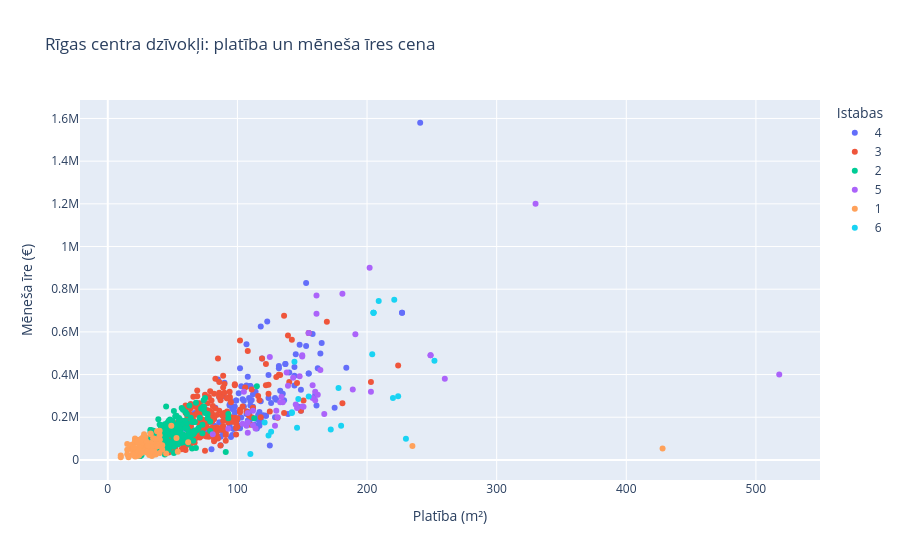

This figure's notebook cell:
### Markdown cell above
## 14. Bonuss — Plotly

Matplotlib paliek lekcijas galvenā bibliotēka. Plotly īsi demonstrē interaktīvu scatter plot ar hover informāciju, zoom un krāsu pēc istabu skaita.

### Code cell
import plotly.express as px
plot_df = df.dropna(subset=["area_m2","price_eur","rooms"]).copy()
plot_df["rooms_label"] = plot_df["rooms"].astype("string")
fig = px.scatter(
    plot_df, x="area_m2", y="price_eur", color="rooms_label",
    hover_data=["street","building_series","price_per_m2"],
    labels={"area_m2":"Platība (m²)","price_eur":"Mēneša īre (€)",
            "rooms_label":"Istabas"},
    title="Rīgas centra dzīvokļi: platība un mēneša īres cena")
fig.show()

### Figure 1 — Plotly figure (JSON) as saved in the notebook; plotly's stock layout.template omitted (floating-point values rounded to 4 significant figures; data arrays with more than 128 entries replaced by an {"elided": "..."} marker saying what was removed)
{"data": [{"customdata": {"elided": "131x3 mixed values"}, "hovertemplate": "Istabas=4<br>Platība (m²)=%{x}<br>Mēneša īre (€)=%{y}<br>street=%{customdata[0]}<br>building_series=%{customdata[1]}<br>price_per_m2=%{customdata[2]}<extra></extra>", "legendgroup": "4", "marker": {"color": "#636efa", "symbol": "circle"}, "mode": "markers", "name": "4", "orientation": "v", "showlegend": true, "type": "scatter", "x": {"elided": "131 int values"}, "xaxis": "x", "y": {"elided": "131 int values"}, "yaxis": "y"}, {"customdata": {"elided": "265x3 mixed values"}, "hovertemplate": "Istabas=3<br>Platība (m²)=%{x}<br>Mēneša īre (€)=%{y}<br>street=%{customdata[0]}<br>building_series=%{customdata[1]}<br>price_per_m2=%{customdata[2]}<extra></extra>", "legendgroup": "3", "marker": {"color": "#EF553B", "symbol": "circle"}, "mode": "markers", "name": "3", "orientation": "v", "showlegend": true, "type": "scatter", "x": {"elided": "265 int values"}, "xaxis": "x", "y": {"elided": "265 int values"}, "yaxis": "y"}, {"customdata": {"elided": "272x3 mixed values"}, "hovertemplate": "Istabas=2<br>Platība (m²)=%{x}<br>Mēneša īre (€)=%{y}<br>street=%{customdata[0]}<br>building_series=%{customdata[1]}<br>price_per_m2=%{customdata[2]}<extra></extra>", "legendgroup": "2", "marker": {"color": "#00cc96", "symbol": "circle"}, "mode": "markers", "name": "2", "orientation": "v", "showlegend": true, "type": "scatter", "x": {"elided": "272 int values"}, "xaxis": "x", "y": {"elided": "272 int values"}, "yaxis": "y"}, {"customdata": {"elided": "48x3 mixed values"}, "hovertemplate": "Istabas=5<br>Platība (m²)=%{x}<br>Mēneša īre (€)=%{y}<br>street=%{customdata[0]}<br>building_series=%{customdata[1]}<br>price_per_m2=%{customdata[2]}<extra></extra>", "legendgroup": "5", "marker": {"color": "#ab63fa", "symbol": "circle"}, "mode": "markers", "name": "5", "orientation": "v", "showlegend": true, "type": "scatter", "x": [150, 155, 135, 162, 138, 130, 161, 158, 108, 146, 150, 189, 139, 330, 191, 131, 129, 104, 125, 143, 181, 93, 160, 151, 202, 164, 134, 81, 203, 260, 112, 160, 133, 105, 158, 108, 518, 148, 114, 167, 145, 161, 150, 112, 249, 249, 108, 107], "xaxis": "x", "y": [485000, 595000, 270000, 305000, 410000, 230000, 770000, 350000, 220000, 243000, 250000, 330000, 347000, 1200000, 589000, 199800, 160000, 169500, 481828, 385000, 778936, 146000, 319500, 249500, 900000, 421900, 296000, 120000, 320000, 380000, 163000, 280000, 270000, 319400, 290000, 127000, 400000, 392000, 147500, 215340, 260000, 685000, 490000, 230000, 490000, 490000, 175000, 160000], "yaxis": "y"}, {"customdata": {"elided": "123x3 mixed values"}, "hovertemplate": "Istabas=1<br>Platība (m²)=%{x}<br>Mēneša īre (€)=%{y}<br>street=%{customdata[0]}<br>building_series=%{customdata[1]}<br>price_per_m2=%{customdata[2]}<extra></extra>", "legendgroup": "1", "marker": {"color": "#FFA15A", "symbol": "circle"}, "mode": "markers", "name": "1", "orientation": "v", "showlegend": true, "type": "scatter", "x": [19, 27, 20, 26, 22, 32, 28, 28, 29, 30, 21, 32, 28, 22, 45, 32, 40, 37, 29, 30, 26, 27, 15, 25, 34, 16, 25, 22, 20, 37, 29, 40, 40, 38, 26, 34, 32, 29, 29, 35, 19, 54, 23, 24, 19, 25, 10, 15, 39, 19, 22, 21, 33, 42, 17, 20, 25, 10, 21, 32, 26, 25, 38, 30, 49, 35, 33, 22, 27, 33, 25, 19, 33, 40, 21, 28, 21, 16, 27, 22, 26, 34, 21, 31, 53, 25, 22, 42, 62, 24, 37, 30, 22, 27, 23, 23, 30, 24, 25, 28, 23, 40, 20, 37, 32, 32, 24, 37, 235, 36, 28, 26, 34, 25, 15, 428, 31, 30, 40, 24, 28, 26, 20], "xaxis": "x", "y": [48995, 58000, 22500, 99500, 37000, 63000, 80655, 103000, 46746, 35000, 15499, 36000, 95000, 92820, 29500, 46998, 76000, 76500, 65000, 79990, 72000, 105600, 74900, 64300, 18900, 19000, 38500, 29500, 44500, 60000, 105120, 94000, 94000, 90000, 90650, 50000, 23000, 45269, 45269, 102000, 25000, 38000, 86802, 19200, 72000, 48945, 20900, 26500, 65000, 69900, 51840, 99840, 79000, 49000, 52500, 35000, 49600, 13000, 88600, 47000, 41743, 41743, 134400, 59000, 159900, 35500, 55000, 30100, 67830, 120000, 45000, 54600, 123879, 136578, 49440, 53000, 84400, 12500, 99900, 38500, 52000, 58000, 27000, 38000, 103000, 95400, 17600, 69000, 82800, 89900, 95000, 85000, 86000, 39200, 80988, 86802, 60000, 24000, 30000, 48400, 37000, 116000, 24000, 97500, 44039, 44039, 58900, 25000, 65000, 38500, 42500, 40100, 41260, 38858, 47500, 54000, 65500, 38000, 32500, 45000, 120000, 33000, 58200], "yaxis": "y"}, {"customdata": [["Dzirnavu 34", "Recon.", 1916], ["Gertrudes 30", "Pre-war house", 1570], ["Eksporta 4", "Recon.", 3366], ["Terbatas 39", "Pre-war house", 250], ["Vilandes 6", "Recon.", 2426], ["Zaubes 22", "Pre-war house", 826], ["Ausekla 2", "Recon.", 3394], ["Tallinas 90A", "Recon.", 430], ["Terbatas 59/61", "Pre-war house", 1893], ["Dagdas 4", "Recon.", 1446], ["Merkela 6", "Pre-war house", 1939], ["Terbatas 93/95", "Stalin project", 1330], ["Kalnina 8", "Pre-war house", 1318], ["Brivibas 100c", "Recon.", 927], ["Stabu 6", "Pre-war house", 1048], ["Alberta 1", "Recon.", 3565], ["Stabu 47", "Recon.", 1549], ["Ausekla 11", "Recon.", 889], ["Eksporta 4", "Recon.", 3366], ["Chaka 28", "Pre-war house", 3194], ["Ausekla 5", "Pre-war house", 3366], ["Rupniecibas 5", "Recon.", 1845], ["Marijas 15", "Pre-war house", 1033]], "hovertemplate": "Istabas=6<br>Platība (m²)=%{x}<br>Mēneša īre (€)=%{y}<br>street=%{customdata[0]}<br>building_series=%{customdata[1]}<br>price_per_m2=%{customdata[2]}<extra></extra>", "legendgroup": "6", "marker": {"color": "#19d3f3", "symbol": "circle"}, "mode": "markers", "name": "6", "orientation": "v", "showlegend": true, "type": "scatter", "x": [155, 142, 205, 110, 204, 172, 221, 230, 178, 121, 147, 224, 220, 124, 126, 209, 142, 180, 205, 144, 205, 252, 146], "xaxis": "x", "y": [297000, 223000, 690000, 27500, 495000, 142000, 750000, 99000, 337000, 175000, 285000, 298000, 290000, 115000, 132000, 745000, 220000, 160000, 690000, 460000, 690000, 465000, 150820], "yaxis": "y"}], "layout": {"legend": {"title": {"text": "Istabas"}, "tracegroupgap": 0}, "title": {"text": "Rīgas centra dzīvokļi: platība un mēneša īres cena"}, "xaxis": {"anchor": "y", "domain": [0, 1], "title": {"text": "Platība (m²)"}}, "yaxis": {"anchor": "x", "domain": [0, 1], "title": {"text": "Mēneša īre (€)"}}}}
